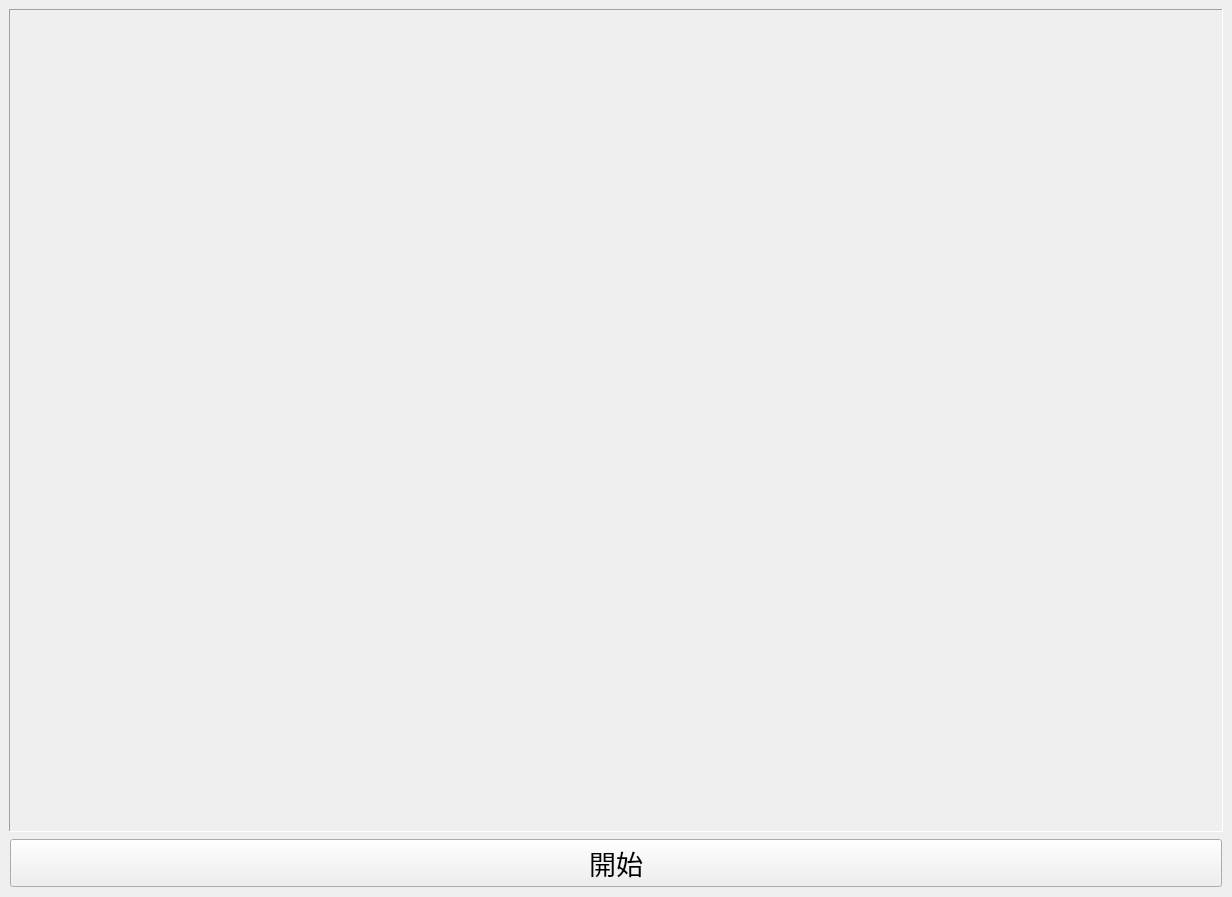
<?xml version="1.0" encoding="UTF-8"?>
<ui version="4.0">
 <class>MainWindow</class>
 <widget class="QMainWindow" name="MainWindow">
  <property name="geometry">
   <rect>
    <x>0</x>
    <y>0</y>
    <width>1232</width>
    <height>897</height>
   </rect>
  </property>
  <property name="windowTitle">
   <string>MainWindow</string>
  </property>
  <widget class="QWidget" name="centralwidget">
   <layout class="QVBoxLayout" name="verticalLayout">
    <item>
     <widget class="QFrame" name="frame">
      <property name="frameShape">
       <enum>QFrame::Panel</enum>
      </property>
      <property name="frameShadow">
       <enum>QFrame::Sunken</enum>
      </property>
     </widget>
    </item>
    <item>
     <widget class="QFrame" name="frame_2">
      <property name="sizePolicy">
       <sizepolicy hsizetype="Preferred" vsizetype="Fixed">
        <horstretch>0</horstretch>
        <verstretch>0</verstretch>
       </sizepolicy>
      </property>
      <property name="font">
       <font>
        <pointsize>20</pointsize>
       </font>
      </property>
      <property name="frameShape">
       <enum>QFrame::NoFrame</enum>
      </property>
      <property name="frameShadow">
       <enum>QFrame::Raised</enum>
      </property>
      <layout class="QVBoxLayout" name="verticalLayout_2">
       <property name="spacing">
        <number>2</number>
       </property>
       <property name="leftMargin">
        <number>1</number>
       </property>
       <property name="topMargin">
        <number>1</number>
       </property>
       <property name="rightMargin">
        <number>1</number>
       </property>
       <property name="bottomMargin">
        <number>1</number>
       </property>
       <item>
        <widget class="QPushButton" name="btn">
         <property name="sizePolicy">
          <sizepolicy hsizetype="Preferred" vsizetype="Fixed">
           <horstretch>0</horstretch>
           <verstretch>0</verstretch>
          </sizepolicy>
         </property>
         <property name="baseSize">
          <size>
           <width>300</width>
           <height>0</height>
          </size>
         </property>
         <property name="font">
          <font>
           <family>Bahnschrift Light Condensed</family>
           <pointsize>20</pointsize>
          </font>
         </property>
         <property name="layoutDirection">
          <enum>Qt::LeftToRight</enum>
         </property>
         <property name="text">
          <string>開始</string>
         </property>
        </widget>
       </item>
      </layout>
     </widget>
    </item>
   </layout>
  </widget>
 </widget>
 <resources/>
 <connections/>
</ui>
